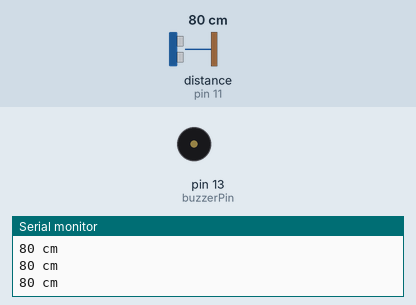
Bench run of a sketch on a simulated Arduino Uno, built with avr-gcc and run on an emulated ATmega328P. Shown: buzzer (waves = sounding, pin HIGH), the last lines printed to the serial monitor. Wiring (inferred from the names in the program): ultrasonic range finder: trigger pin 12; echo pin 11. The inputs (shaded band) are chosen by the test bench; at power-on: distance to the obstacle (sensor on pin 11) 80 cm. The echo pulse lasts 58.3 µs per cm; pins used as bus, display or sensor lines are not drawn.

Above: at 1.3 s.
1.4 s: distance to the obstacle (sensor on pin 11) set to 2 cm
At 2.1 s:
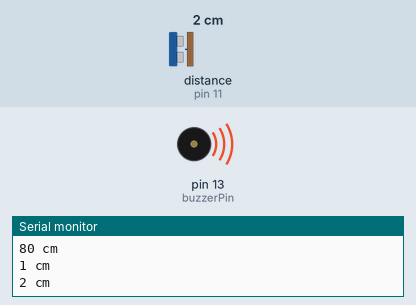
3.0 s: distance to the obstacle (sensor on pin 11) set to 18 cm
At 3.3 s:
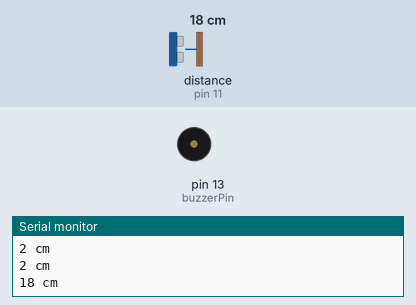
4.5 s: distance to the obstacle (sensor on pin 11) set to 4 cm
At 5.8 s:
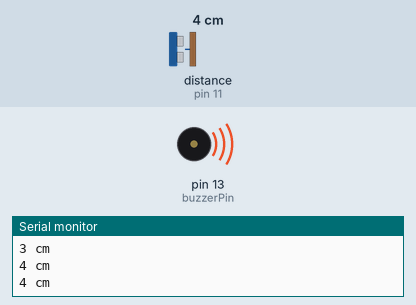
Timing chart, 0 to 7.5 s (numbered marks = the images above; inputs shaded):
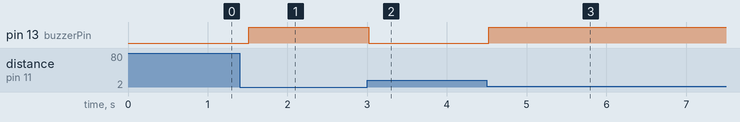

Measured:
- after the input at 1.4 s, pin 13 (buzzerPin): LOW → HIGH after 0.12 s
- after the input at 3.0 s, pin 13 (buzzerPin): HIGH → LOW at once
- after the input at 4.5 s, pin 13 (buzzerPin): LOW → HIGH at once

The sketch:

ultrasonic.ino
```cpp
#define trigPin 12
#define echoPin 11
#define buzzerPin 13

void setup() {
  Serial.begin(9600);
  pinMode(trigPin, OUTPUT);
  pinMode(echoPin, INPUT);
  pinMode(buzzerPin, OUTPUT);
}

void loop() {
  int distance;

  distance = measureDistance();
  Serial.print(distance);
  Serial.println(" cm");

  //start buzzer on close distance
  if (distance < 10){
    digitalWrite(buzzerPin, HIGH);
  } else {
    digitalWrite(buzzerPin, LOW);
  }

  delay(500);
}

int measureDistance(){
  long time1;

  digitalWrite(trigPin, LOW);
  delayMicroseconds(2);
  digitalWrite(trigPin, HIGH);
  delayMicroseconds(10);
  digitalWrite(trigPin, LOW);

  time1 = pulseIn(echoPin, HIGH);
  return time1 / 58;
}
```
